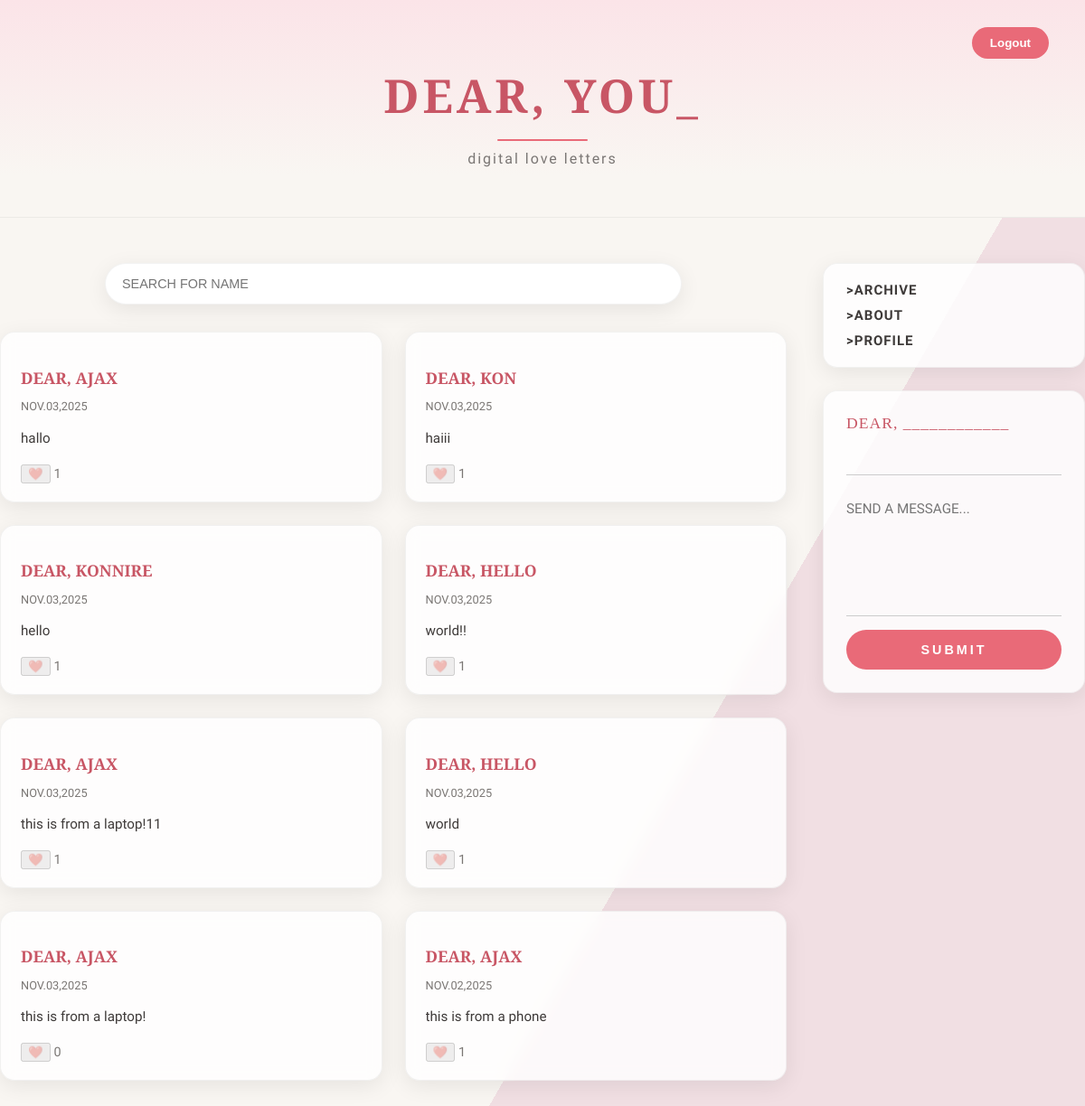
The app's page /logged (signed in) with its own data.
### app.py (models this page shows)
class Letter(db.Model):
    id = db.Column(db.Integer, primary_key=True)
    recipient = db.Column(db.String(200), nullable=False)
    message = db.Column(db.Text, nullable=False)
    created = db.Column(db.DateTime, default=datetime.utcnow)
    hearts = db.Column(db.Integer, default=0)
    user_id = db.Column(db.Integer, db.ForeignKey('user.id'))

### app.py (the view, shortened to what this page needs)
@app.route('/logged', methods=['GET', 'POST'])
def logged():
    if 'user_id' not in session:
        return redirect(url_for('index'))
    search = request.args.get('search', '').strip().lower()
    if search:
        letters = Letter.query.filter(Letter.recipient.ilike(f'%{search}%')).order_by(Letter.created.desc()).all()
    else:
        letters = Letter.query.order_by(Letter.created.desc()).all()
    user_reactions = {r.letter_id for r in Reaction.query.filter_by(user_id=session['user_id']).all()}
    return render_template(
        'logged.html',
        letters=letters,
        search=search,
        email=session['email'],
        user_reactions=user_reactions
    )

### templates/logged.html (shortened to what this page needs)
<!DOCTYPE html>
<html lang="en">
<head>
<link rel="stylesheet" href="{{ url_for('static', filename='style.css') }}">
</head>
<body>
<header>
    <h1>DEAR, YOU_</h1>
    <div class="line"></div>
    <p class="subtext">digital love letters</p>
    <div class="auth-buttons">
        <form action="{{ url_for('logout') }}" method="GET">
            <button type="submit">Logout</button>
        </form>
    </div>
</header>
<div class="main-container">
    <div class="left-panel">
        <form method="GET" class="search-bar">
            <input type="text" name="search" placeholder="SEARCH FOR NAME" value="{{ search }}">
        </form>
       <div class="letters-grid">
            {% for letter in letters %}
                <div class="letter-card">
            <a href="{{ url_for('display_letter', letter_id=letter.id) }}" class="letter-card-link">
                    <p class="letter-title">DEAR, {{ letter.recipient|upper }}</p>
                    <p class="letter-date">{{ letter.created.strftime('%b.%d,%Y')|upper }}</p>
                    <p class="letter-message">{{ letter.message }}</p>
            </a>
                    <form action="/react/{{ letter.id }}" method="POST">
                        {% if letter.id in user_reactions %}
                        <button type="button" disabled>❤️</button>
                        {% else %} <button type="submit">❤️</button>
                        {% endif %}
                        <span class="heart-count">{{ letter.hearts }}</span>
                    </form>
                </div>
            {% endfor %}
        </div>
    </div>
    <div class="right-panel">
        <nav class="side-nav">
            <a href="{{ url_for('archive') }}">>ARCHIVE</a>
            <a href="{{ url_for('about') }}">>ABOUT</a>
            <a href="{{ url_for('profile') }}">>PROFILE</a>
        </nav>
        <form method="POST" class="form-box">
            <label for="recipient">DEAR, ____________</label>
            <input type="text" id="recipient" name="recipient" required>
            <textarea name="message" placeholder="SEND A MESSAGE..." required></textarea>
            <button class="submit-btn" type="submit">SUBMIT</button>
        </form>
    </div>
</div>
</body>
</html>

### static/style.css (style rules this page uses)
:root { --bg-light: #f9f6f2; --bg-accent: #f1dfe3; --text-main: #3e3a39; --text-sub: #7a7674; --white: #ffffff; --shadow: 0 6px 24px rgba(0, 0, 0, 0.08); --accent: #e96a78; --accent-dark: #c85665; --card: rgba(255, 255, 255, 0.8); --border: rgba(0, 0, 0, 0.05); --radius: 16px; }
body { margin: 0; font-family: 'Nunito Sans', sans-serif; color: var(--text-main); background: linear-gradient(120deg, var(--bg-light) 65%, var(--bg-accent) 35%); background-attachment: fixed; display: flex; flex-direction: column; align-items: center; min-height: 100vh; }
header { width: 100%; text-align: center; padding: 70px 20px 40px; background: linear-gradient(180deg, #fbe4e8, #f9f6f2 80%); box-shadow: inset 0 -1px 0 rgba(0, 0, 0, 0.05); }
header h1 { font-family: 'Playfair Display', serif; color: var(--accent-dark); font-size: 3.2rem; letter-spacing: 4px; margin: 0; }
.subtext { font-size: 1rem; color: var(--text-sub); margin-top: 10px; letter-spacing: 2px; }
.line { width: 100px; height: 2px; background-color: var(--accent); margin: 14px auto 0; border-radius: 10px; }
.auth-buttons { position: absolute; top: 30px; right: 40px; display: flex; gap: 15px; }
.auth-buttons button { background: var(--accent); color: var(--white); border: none; padding: 10px 20px; border-radius: 50px; cursor: pointer; font-weight: 700; transition: all 0.3s ease; }
.main-container { display: flex; gap: 40px; max-width: 1200px; width: 100%; padding: 50px 30px; flex-wrap: wrap; justify-content: center; }
.left-panel { flex: 3; min-width: 320px; }
.search-bar { margin-bottom: 30px; text-align: center; }
.search-bar input { width: 90%; max-width: 600px; padding: 14px 18px; border: 1px solid var(--border); border-radius: 50px; font-size: 0.9rem; background: var(--white); box-shadow: var(--shadow); color: var(--text-main); outline: none; transition: all 0.2s ease; }
.letters-grid { display: grid; grid-template-columns: repeat(auto-fill, minmax(280px, 1fr)); gap: 25px; }
.letter-card { background: var(--card); backdrop-filter: blur(8px); border-radius: var(--radius); padding: 20px 22px; box-shadow: var(--shadow); border: 1px solid var(--border); transition: transform 0.25s ease, box-shadow 0.25s ease; }
.letter-title { font-family: 'Playfair Display', serif; font-size: 1.1rem; font-weight: 700; color: var(--accent-dark); margin-bottom: 5px; }
.letter-date { font-size: 0.8rem; color: var(--text-sub); margin-bottom: 12px; }
.letter-message { font-size: 0.95rem; line-height: 1.7; color: var(--text-main); word-wrap: break-word; }
.heart-count { font-size: 0.9rem; color: var(--text-sub); }
.letter-title, .letter-message { white-space: nowrap; overflow: hidden; text-overflow: ellipsis; }
.letter-message { display: -webkit-box; -webkit-line-clamp: 3; -webkit-box-orient: vertical; overflow: hidden; text-overflow: ellipsis; }
.letter-card-link { text-decoration: none; color: inherit; display: block; }
.right-panel { flex: 1; min-width: 280px; display: flex; flex-direction: column; gap: 25px; }
.side-nav { display: flex; flex-direction: column; gap: 10px; background: var(--card); padding: 20px 25px; border-radius: var(--radius); box-shadow: var(--shadow); border: 1px solid var(--border); }
.side-nav a { text-decoration: none; color: var(--text-main); font-weight: 600; letter-spacing: 1px; transition: color 0.2s ease; font-size: 15px; }
.form-box { background: var(--card); border-radius: var(--radius); box-shadow: var(--shadow); border: 1px solid var(--border); padding: 25px; display: flex; flex-direction: column; }
.form-box label { font-family: 'Playfair Display', serif; font-size: 1.1rem; color: var(--accent-dark); margin-bottom: 8px; letter-spacing: 1px; }
.form-box input, .form-box textarea { border: none; border-bottom: 1px solid #ccc; background: transparent; outline: none; padding: 10px 0; font-size: 0.95rem; color: var(--text-main); font-family: 'Nunito Sans', sans-serif; margin-bottom: 15px; }
.form-box textarea { resize: none; height: 120px; line-height: 1.6; }
.submit-btn { background: var(--accent); color: var(--white); border: none; padding: 14px; font-size: 0.9rem; letter-spacing: 3px; border-radius: 50px; cursor: pointer; font-weight: 700; transition: all 0.3s ease; }

### records on screen
Letter: recipient "AJAX", created "NOV.03,2025", message "hallo", hearts "1"
Letter: recipient "KON", created "NOV.03,2025", message "haiii", hearts "1"
Letter: recipient "KONNIRE", created "NOV.03,2025", message "hello", hearts "1"
Letter: recipient "HELLO", created "NOV.03,2025", message "world!!", hearts "1"
Letter: recipient "AJAX", created "NOV.03,2025", message "this is from a laptop!11", hearts "1"
Letter: recipient "HELLO", created "NOV.03,2025", message "world", hearts "1"
Letter: recipient "AJAX", created "NOV.03,2025", message "this is from a laptop!", hearts "0"
Letter: recipient "AJAX", created "NOV.02,2025", message "this is from a phone", hearts "1"
